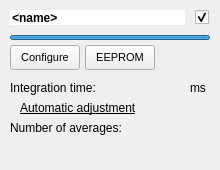
<?xml version="1.0" encoding="UTF-8"?>
<ui version="4.0">
 <class>PanelItem</class>
 <widget class="QWidget" name="PanelItem">
  <property name="geometry">
   <rect>
    <x>0</x>
    <y>0</y>
    <width>220</width>
    <height>170</height>
   </rect>
  </property>
  <property name="sizePolicy">
   <sizepolicy hsizetype="Fixed" vsizetype="Fixed">
    <horstretch>0</horstretch>
    <verstretch>0</verstretch>
   </sizepolicy>
  </property>
  <property name="minimumSize">
   <size>
    <width>0</width>
    <height>0</height>
   </size>
  </property>
  <property name="windowTitle">
   <string>Form</string>
  </property>
  <widget class="QPushButton" name="button_config">
   <property name="geometry">
    <rect>
     <x>10</x>
     <y>45</y>
     <width>70</width>
     <height>25</height>
    </rect>
   </property>
   <property name="font">
    <font>
     <pointsize>8</pointsize>
     <kerning>true</kerning>
    </font>
   </property>
   <property name="text">
    <string>Configure</string>
   </property>
  </widget>
  <widget class="QPushButton" name="button_eeprom">
   <property name="geometry">
    <rect>
     <x>85</x>
     <y>45</y>
     <width>70</width>
     <height>25</height>
    </rect>
   </property>
   <property name="font">
    <font>
     <pointsize>8</pointsize>
    </font>
   </property>
   <property name="text">
    <string>EEPROM</string>
   </property>
  </widget>
  <widget class="QProgressBar" name="progress_measurement">
   <property name="geometry">
    <rect>
     <x>10</x>
     <y>35</y>
     <width>200</width>
     <height>5</height>
    </rect>
   </property>
   <property name="sizePolicy">
    <sizepolicy hsizetype="Fixed" vsizetype="Fixed">
     <horstretch>0</horstretch>
     <verstretch>0</verstretch>
    </sizepolicy>
   </property>
   <property name="maximum">
    <number>100</number>
   </property>
   <property name="value">
    <number>100</number>
   </property>
   <property name="alignment">
    <set>Qt::AlignLeading|Qt::AlignLeft|Qt::AlignVCenter</set>
   </property>
   <property name="textVisible">
    <bool>false</bool>
   </property>
   <property name="invertedAppearance">
    <bool>false</bool>
   </property>
  </widget>
  <widget class="QLabel" name="label">
   <property name="geometry">
    <rect>
     <x>10</x>
     <y>75</y>
     <width>120</width>
     <height>25</height>
    </rect>
   </property>
   <property name="font">
    <font>
     <weight>50</weight>
     <bold>false</bold>
    </font>
   </property>
   <property name="text">
    <string>Integration time:</string>
   </property>
   <property name="alignment">
    <set>Qt::AlignLeading|Qt::AlignLeft|Qt::AlignVCenter</set>
   </property>
  </widget>
  <widget class="QLabel" name="label_2">
   <property name="geometry">
    <rect>
     <x>10</x>
     <y>115</y>
     <width>120</width>
     <height>25</height>
    </rect>
   </property>
   <property name="font">
    <font>
     <weight>50</weight>
     <bold>false</bold>
    </font>
   </property>
   <property name="text">
    <string>Number of averages:</string>
   </property>
   <property name="alignment">
    <set>Qt::AlignLeading|Qt::AlignLeft|Qt::AlignVCenter</set>
   </property>
  </widget>
  <widget class="QLabel" name="label_saturatedPixels">
   <property name="geometry">
    <rect>
     <x>10</x>
     <y>135</y>
     <width>120</width>
     <height>25</height>
    </rect>
   </property>
   <property name="font">
    <font>
     <weight>50</weight>
     <bold>false</bold>
    </font>
   </property>
   <property name="text">
    <string>&lt;saturated pixels&gt;</string>
   </property>
   <property name="alignment">
    <set>Qt::AlignLeading|Qt::AlignLeft|Qt::AlignVCenter</set>
   </property>
  </widget>
  <widget class="QLabel" name="label_timeBase">
   <property name="geometry">
    <rect>
     <x>190</x>
     <y>75</y>
     <width>20</width>
     <height>25</height>
    </rect>
   </property>
   <property name="text">
    <string>ms</string>
   </property>
   <property name="alignment">
    <set>Qt::AlignLeading|Qt::AlignLeft|Qt::AlignVCenter</set>
   </property>
  </widget>
  <widget class="ClickableLabel" name="label_integrationTime">
   <property name="geometry">
    <rect>
     <x>135</x>
     <y>75</y>
     <width>50</width>
     <height>25</height>
    </rect>
   </property>
   <property name="font">
    <font>
     <underline>true</underline>
    </font>
   </property>
   <property name="cursor">
    <cursorShape>PointingHandCursor</cursorShape>
   </property>
   <property name="text">
    <string>&lt;value&gt;</string>
   </property>
   <property name="alignment">
    <set>Qt::AlignRight|Qt::AlignTrailing|Qt::AlignVCenter</set>
   </property>
  </widget>
  <widget class="ClickableLabel" name="label_numberOfAverages">
   <property name="geometry">
    <rect>
     <x>135</x>
     <y>115</y>
     <width>50</width>
     <height>25</height>
    </rect>
   </property>
   <property name="font">
    <font>
     <underline>true</underline>
    </font>
   </property>
   <property name="cursor">
    <cursorShape>PointingHandCursor</cursorShape>
   </property>
   <property name="text">
    <string>&lt;value&gt;</string>
   </property>
   <property name="alignment">
    <set>Qt::AlignRight|Qt::AlignTrailing|Qt::AlignVCenter</set>
   </property>
  </widget>
  <widget class="QCheckBox" name="checkBox_enabled">
   <property name="geometry">
    <rect>
     <x>195</x>
     <y>10</y>
     <width>15</width>
     <height>15</height>
    </rect>
   </property>
   <property name="sizePolicy">
    <sizepolicy hsizetype="Fixed" vsizetype="Fixed">
     <horstretch>0</horstretch>
     <verstretch>0</verstretch>
    </sizepolicy>
   </property>
   <property name="text">
    <string/>
   </property>
   <property name="iconSize">
    <size>
     <width>15</width>
     <height>15</height>
    </size>
   </property>
   <property name="checked">
    <bool>true</bool>
   </property>
  </widget>
  <widget class="QLineEdit" name="lineEdit_name">
   <property name="geometry">
    <rect>
     <x>10</x>
     <y>10</y>
     <width>175</width>
     <height>15</height>
    </rect>
   </property>
   <property name="sizePolicy">
    <sizepolicy hsizetype="Fixed" vsizetype="Fixed">
     <horstretch>0</horstretch>
     <verstretch>0</verstretch>
    </sizepolicy>
   </property>
   <property name="font">
    <font>
     <weight>75</weight>
     <bold>true</bold>
    </font>
   </property>
   <property name="text">
    <string>&lt;name&gt;</string>
   </property>
   <property name="maxLength">
    <number>24</number>
   </property>
   <property name="frame">
    <bool>false</bool>
   </property>
  </widget>
  <widget class="ClickableLabel" name="label_autoAdjust">
   <property name="geometry">
    <rect>
     <x>20</x>
     <y>95</y>
     <width>181</width>
     <height>25</height>
    </rect>
   </property>
   <property name="font">
    <font>
     <underline>true</underline>
    </font>
   </property>
   <property name="cursor">
    <cursorShape>PointingHandCursor</cursorShape>
   </property>
   <property name="text">
    <string>Automatic adjustment</string>
   </property>
   <property name="alignment">
    <set>Qt::AlignLeading|Qt::AlignLeft|Qt::AlignVCenter</set>
   </property>
  </widget>
 </widget>
 <customwidgets>
  <customwidget>
   <class>ClickableLabel</class>
   <extends>QLabel</extends>
   <header>clickablelabel.h</header>
  </customwidget>
 </customwidgets>
 <resources/>
 <connections/>
</ui>
